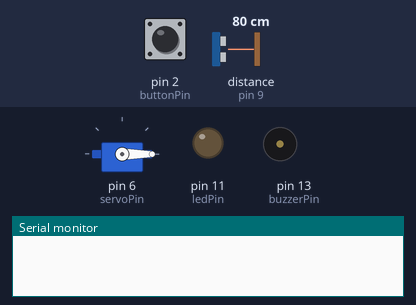
Simulated run of this sketch. Board: Arduino Uno, built with avr-gcc and run on an emulated ATmega328P. On the bench: servo, output pins drawn as LEDs (lit = HIGH), buzzer (waves = sounding, pin HIGH), the last lines printed to the serial monitor. The test bench sets the inputs (shaded band); at power-on: pin 2 (buttonPin) HIGH, distance to the obstacle (sensor on pin 9) 80 cm. The echo pulse lasts 58.3 µs per cm; pins used as bus, display or sensor lines are not drawn.

Above: at 1.2 s.
1.3 s: pin 2 (buttonPin) pulled LOW for 0.15 s
At 2.4 s:
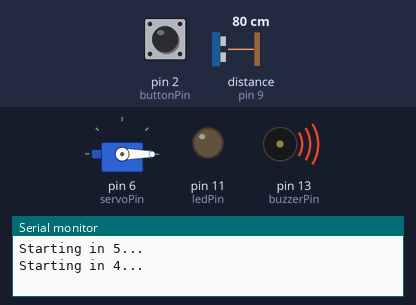
4.4 s: distance to the obstacle (sensor on pin 9) set to 23 cm
7.4 s: distance to the obstacle (sensor on pin 9) set to 19 cm
At 8.8 s:
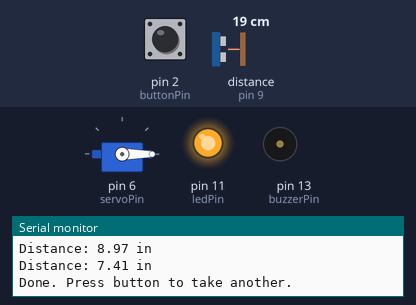
9.4 s: pin 2 (buttonPin) pulled LOW for 1 s
At 10.2 s:
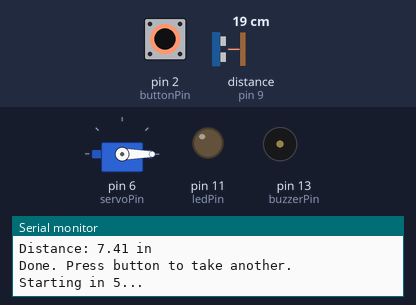
13.0 s: pin 2 (buttonPin) pulled LOW for 3.2 s
Timing chart, 0 to 18.7 s (numbered marks = the images above; inputs shaded):
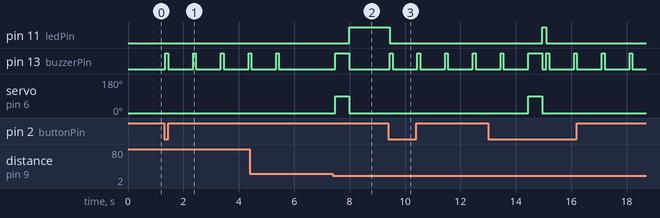

The sketch:

camcontrollerino.ino
```cpp
#include <Servo.h>

// pin defs
const int trigPin      = 10;
const int echoPin      =  9;
const int ledPin       = 11;
const int buzzerPin    = 13;
const int servoPin     =  6;
const int buttonPin    =  2;

// threshold in inches
const float thresholdDistance = 8.0;

Servo cameraServo;
long   duration;
float  distanceInches;

bool servoActivated = false;
bool started        = false;

void setup() {
  pinMode(trigPin,   OUTPUT);
  pinMode(echoPin,   INPUT);
  pinMode(ledPin,    OUTPUT);
  pinMode(buzzerPin, OUTPUT);
  pinMode(buttonPin, INPUT_PULLUP);

  Serial.begin(9600);

  cameraServo.attach(servoPin);
  cameraServo.write(0);
}

void loop() {
  // button and countdown
  if (!started) {
    if (digitalRead(buttonPin) == LOW) {
      delay(50);  // debounce
      if (digitalRead(buttonPin) == LOW) {
        servoActivated = false;  // reset servo

        // turn off LED during countdown
        digitalWrite(ledPin, LOW);

        // countdown 5→1
        for (int i = 5; i > 0; i--) {
          Serial.print("Starting in ");
          Serial.print(i);
          Serial.println("...");
          digitalWrite(buzzerPin, HIGH);
          delay(100);
          digitalWrite(buzzerPin, LOW);
          delay(900);
        }
        started = true;
        Serial.println("Go!");
      }
    }
    return;  // wait for button & countdown
  }

  // distance mesurement
  digitalWrite(trigPin, LOW);
  delayMicroseconds(2);
  digitalWrite(trigPin, HIGH);
  delayMicroseconds(10);
  digitalWrite(trigPin, LOW);
  duration       = pulseIn(echoPin, HIGH);
  distanceInches = duration * 0.034 / 2.0 / 2.54;

  Serial.print("Distance: ");
  Serial.print(distanceInches);
  Serial.println(" in");

  // alert and servo
  if (distanceInches <= thresholdDistance) {
    digitalWrite(buzzerPin, HIGH);

    if (!servoActivated) {
      servoActivated = true;
      cameraServo.write(90);   // press
      delay(500);
      cameraServo.write(0);    // back home

      // keep LED on to indicate picture taken
      digitalWrite(ledPin, HIGH);

      // turn off buzzer after action
      digitalWrite(buzzerPin, LOW);

      // require button again for next picture
      started = false;
      Serial.println("Done. Press button to take another.");
    }
  }
  else {
    digitalWrite(buzzerPin, LOW);
  }

  delay(100);
}
```

Measured:
- the behaviour switches between 21 and 20 cm on distance to the obstacle (sensor on pin 9) (found by bisection; images 1 and 2)
- after the input at 1.3 s, pin 13 (buzzerPin): alternates HIGH for 0.10 s and LOW for 0.90 s, starting after 0.05 s
- after the input at 7.4 s, pin 11 (ledPin): LOW → HIGH after 0.58 s; pin 13 (buzzerPin): LOW → HIGH after 0.08 s, → LOW 0.50 s later; servo on pin 6 (servoPin): 0° → 90° after 0.08 s, → 0° 0.50 s later
- after the input at 9.4 s, pin 11 (ledPin): HIGH → LOW after 0.05 s; pin 13 (buzzerPin): alternates HIGH for 0.10 s and LOW for 0.90 s, starting after 0.05 s
